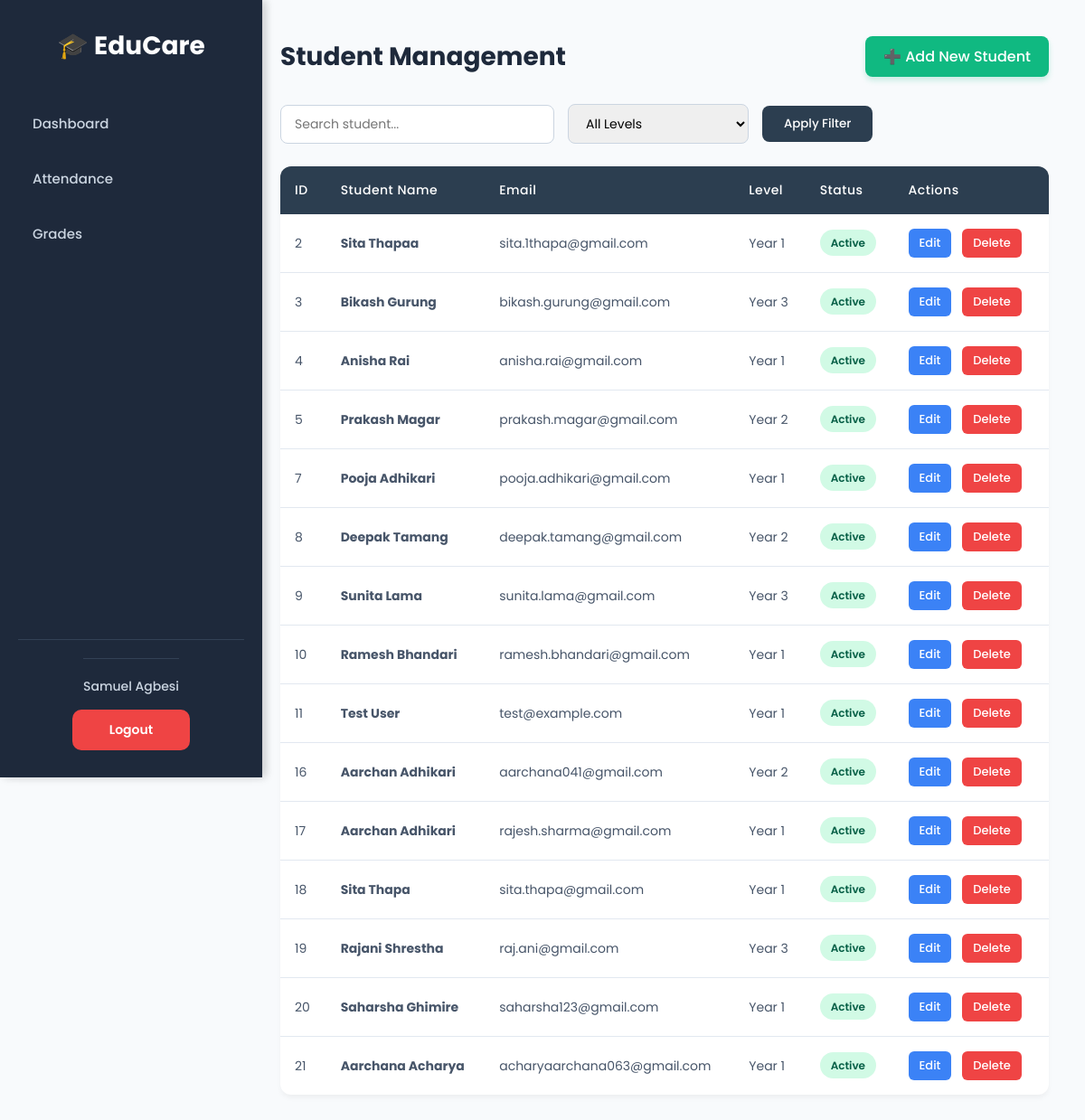
/01_student_management/student_admin.php (signed in), run on the app's committed database.
### tables this page shows
CREATE TABLE `student` (
  `StudentID` int(11) NOT NULL COMMENT 'Auto-incremented unique identifier for each student',
  `StudentName` varchar(100) DEFAULT NULL COMMENT 'Full anme of the student',
  `Email` varchar(100) NOT NULL COMMENT 'Unique email address used for login',
  `Level` varchar(100) DEFAULT NULL COMMENT 'Academic level e.g. Year 1, Year 2, Postgraduate',
  `DateOfBirth` date DEFAULT NULL COMMENT 'Date of birth of student',
  `DateEnrolled` datetime DEFAULT NULL COMMENT 'The date the student was registered on the system',
  `IsActive` tinyint(1) DEFAULT NULL COMMENT 'TRUE if student account is active, FALSE if deactivated',
  `Password` varchar(255) DEFAULT NULL
);

### models/Student.php (called while the page is built, shortened)
<?php
require_once __DIR__ . '/../database/db.php';
class Student
{
    private $conn;
    public function __construct()
    {
        $db = new Database();
        $this->conn = $db->connect();
    }
    public function getAll(){
        $sql= "SELECT * FROM student";
        $result = $this->conn->query($sql);
       $this->conn->query($sql);
       return $result;
    }
}

### database/db.php (called while the page is built)
<?php
class Database {
    private $host = "localhost";
    private $user = "root";
    private $pass = "";
    private $db   = "student_record_system";
    public function connect() {
        return new mysqli($this->host, $this->user, $this->pass, $this->db);
    }
}
?>

### controllers/StudentController.php (called while the page is built, shortened)
<?php
require_once __DIR__ . '/../models/Student.php';
class StudentController
{
    private $student;
    public function __construct()
    {
        $this->student = new Student();
    }
    public function index()
    {
        return $this->student->getAll();
    }
}

### 01_student_management/student_admin.php (the view, shortened to what this page needs)
<?php
include("../navbar.php");
require_once '../controllers/StudentController.php';
$controller = new StudentController();
$search = $_GET['search'] ?? '';
$level = $_GET['level'] ?? '';
if (!empty($search) && !empty($level)) {
    $student = $controller->searchAndFilter($search, $level);
} elseif (!empty($search)) {
    $student = $controller->search($search);
} elseif (!empty($level)) {
    $student = $controller->filterByLevel($level);
} else {
    $student = $controller->index();
}
?>
<!DOCTYPE html>
<html lang="en">
<head>
</head>
<body>
    <?php include '../navbar.php'; ?>
    <div class="main-content">
        <div class="page-header">
            <h2>Student Management</h2>
            <a href="add.php" class="add-btn">➕ Add New Student</a>
        </div>
        <form method="GET" class="filter-form">
            <input type="text" name="search" placeholder="Search student..." value="<?= htmlspecialchars($search) ?>">
            <select name="level">
                <option value="">All Levels</option>
            </select>
            <button type="submit">Apply Filter</button>
        </form>
        <div class="table-container">
            <table>
                <tr>
                    <th>ID</th>
                    <th>Student Name</th>
                    <th>Email</th>
                    <th>Level</th>
                    <th>Status</th>
                    <th>Actions</th>
                </tr>
                <?php if ($student->num_rows > 0): ?>
                    <?php while ($row = $student->fetch_assoc()): ?>
                        <tr>
                            <td><?= htmlspecialchars($row['StudentID']) ?></td>
                            <td><strong><?= htmlspecialchars($row['StudentName']) ?></strong></td>
                            <td><?= htmlspecialchars($row['Email']) ?></td>
                            <td><?= htmlspecialchars($row['Level']) ?></td>
                            <td>
                                <span class="badge <?= $row['IsActive'] ? 'active' : 'inactive' ?>">
                                    <?= $row['IsActive'] ? 'Active' : 'Inactive' ?>
                                </span>
                            </td>
                            <td>
                                <a href="edit.php?id=<?= $row['StudentID'] ?>" class="edit-btn">Edit</a>
                                <a href="delete.php?id=<?= $row['StudentID'] ?>" class="delete-btn" onclick="return confirm('Are you sure you want to delete this student?')">Delete</a>
                            </td>
                        </tr>
                    <?php endwhile; ?>
                <?php endif; ?>
            </table>
        </div>
    </div>
</body>
</html>

### navbar.php (style rules this page uses)
body { margin: 0; font-family: 'Poppins', sans-serif; background: #f8fafc; box-sizing: border-box; }
body:not(.login-page) { padding-left: 270px; }

### 01_student_management/student_admin.php (style rules this page uses)
.main-content { padding: 40px; background-color: #f8fafc; min-height: 100vh; color: #334155; box-sizing: border-box; }
.page-header { display: flex; justify-content: space-between; align-items: center; margin-bottom: 30px; }
h2 { font-size: 28px; font-weight: 700; color: #1e293b; margin: 0; }
.add-btn { display: inline-flex; align-items: center; gap: 8px; padding: 10px 20px; background: #10b981; color: white; text-decoration: none; border-radius: 8px; font-weight: 500; transition: 0.3s; box-shadow: 0 4px 6px rgba(16, 185, 129, 0.2); }
.filter-form { display: flex; gap: 15px; margin-bottom: 25px; align-items: center; }
.filter-form input, .filter-form select { padding: 10px 15px; border: 1px solid #cbd5e1; border-radius: 8px; font-size: 14px; font-family: inherit; outline: none; min-width: 200px; }
.filter-form button { background: #2c3e50; color: white; border: none; padding: 10px 24px; border-radius: 8px; font-weight: 500; cursor: pointer; transition: 0.3s; font-family: inherit; }
.table-container { background: white; border-radius: 12px; box-shadow: 0 4px 6px -1px rgba(0, 0, 0, 0.05); overflow: hidden; }
table { width: 100%; border-collapse: collapse; }
th { background: #2c3e50; color: white; padding: 16px; text-align: left; font-weight: 500; font-size: 14px; letter-spacing: 0.5px; }
td { padding: 16px; border-bottom: 1px solid #e2e8f0; color: #475569; font-size: 14px; }
tr:last-child td { border-bottom: none; }
.edit-btn, .delete-btn { padding: 6px 12px; text-decoration: none; border-radius: 6px; font-size: 13px; font-weight: 500; margin-right: 8px; display: inline-block; transition: 0.2s; }
.edit-btn { background: #3b82f6; color: white; }
.delete-btn { background: #ef4444; color: white; }
.badge { padding: 6px 12px; border-radius: 20px; font-size: 12px; font-weight: 600; }
.active { background: #d1fae5; color: #065f46; }

### data on the page
student: StudentID "2", StudentName "Sita Thapaa", Email "sita.1thapa@gmail.com", Level "Year 1", IsActive "Active"
student: StudentID "3", StudentName "Bikash Gurung", Email "bikash.gurung@gmail.com", Level "Year 3", IsActive "Active"
student: StudentID "4", StudentName "Anisha Rai", Email "anisha.rai@gmail.com", Level "Year 1", IsActive "Active"
student: StudentID "5", StudentName "Prakash Magar", Email "prakash.magar@gmail.com", Level "Year 2", IsActive "Active"
student: StudentID "7", StudentName "Pooja Adhikari", Email "pooja.adhikari@gmail.com", Level "Year 1", IsActive "Active"
student: StudentID "8", StudentName "Deepak Tamang", Email "deepak.tamang@gmail.com", Level "Year 2", IsActive "Active"
student: StudentID "9", StudentName "Sunita Lama", Email "sunita.lama@gmail.com", Level "Year 3", IsActive "Active"
student: StudentID "10", StudentName "Ramesh Bhandari", Email "ramesh.bhandari@gmail.com", Level "Year 1", IsActive "Active"
student: StudentID "11", StudentName "Test User", Email "test@example.com", Level "Year 1", IsActive "Active"
student: StudentID "16", StudentName "Aarchan Adhikari", Email "aarchana041@gmail.com", Level "Year 2", IsActive "Active"
student: StudentID "17", StudentName "Aarchan Adhikari", Email "rajesh.sharma@gmail.com", Level "Year 1", IsActive "Active"
student: StudentID "18", StudentName "Sita Thapa", Email "sita.thapa@gmail.com", Level "Year 1", IsActive "Active"
student: StudentID "19", StudentName "Rajani Shrestha", Email "raj.ani@gmail.com", Level "Year 3", IsActive "Active"
student: StudentID "20", StudentName "Saharsha Ghimire", Email "saharsha123@gmail.com", Level "Year 1", IsActive "Active"
student: StudentID "21", StudentName "Aarchana Acharya", Email "acharyaarchana063@gmail.com", Level "Year 1", IsActive "Active"

### other printed values
$_SESSION['user_name'] "Samuel Agbesi"
